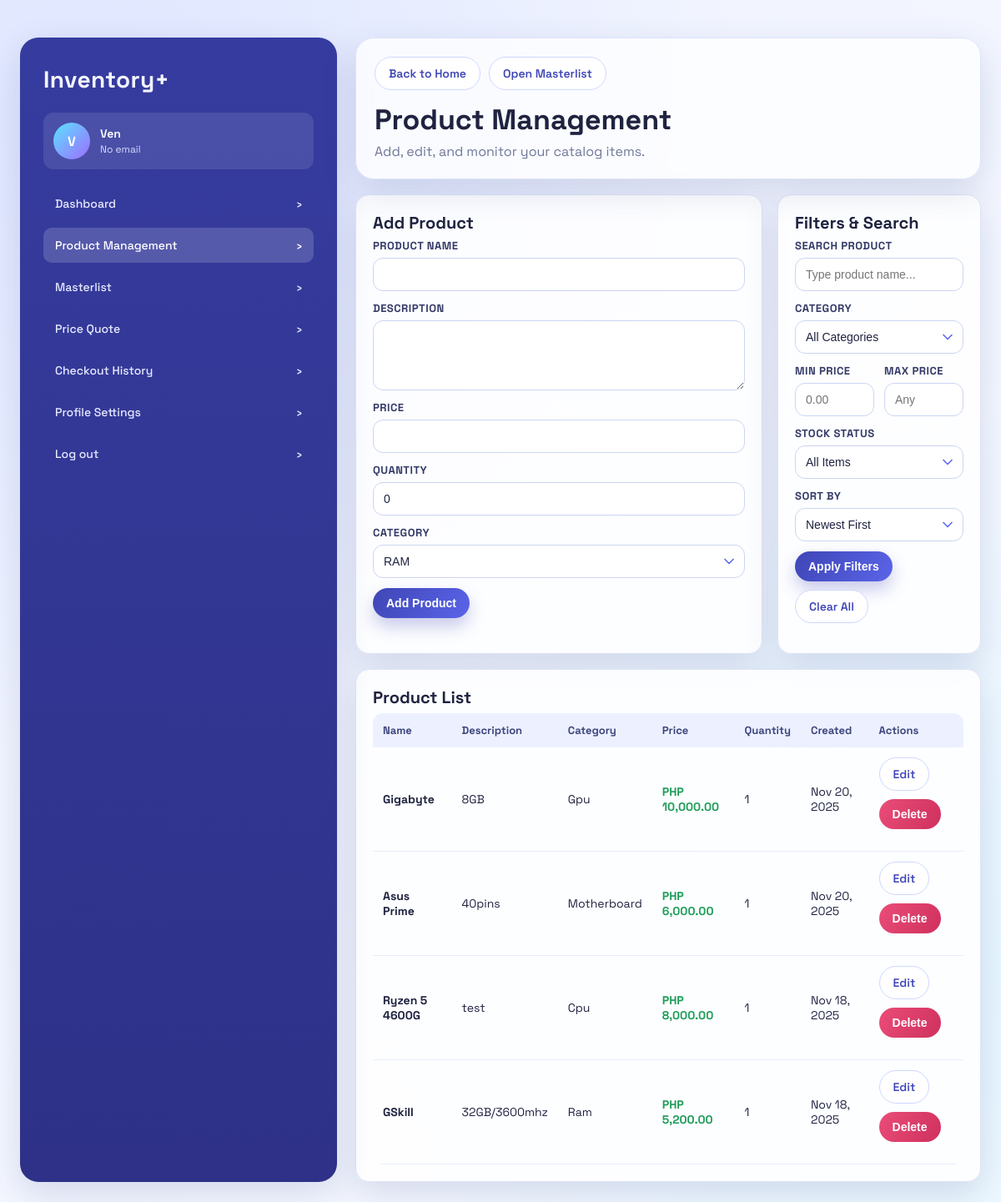
The app's page /product/ (signed in), older data.
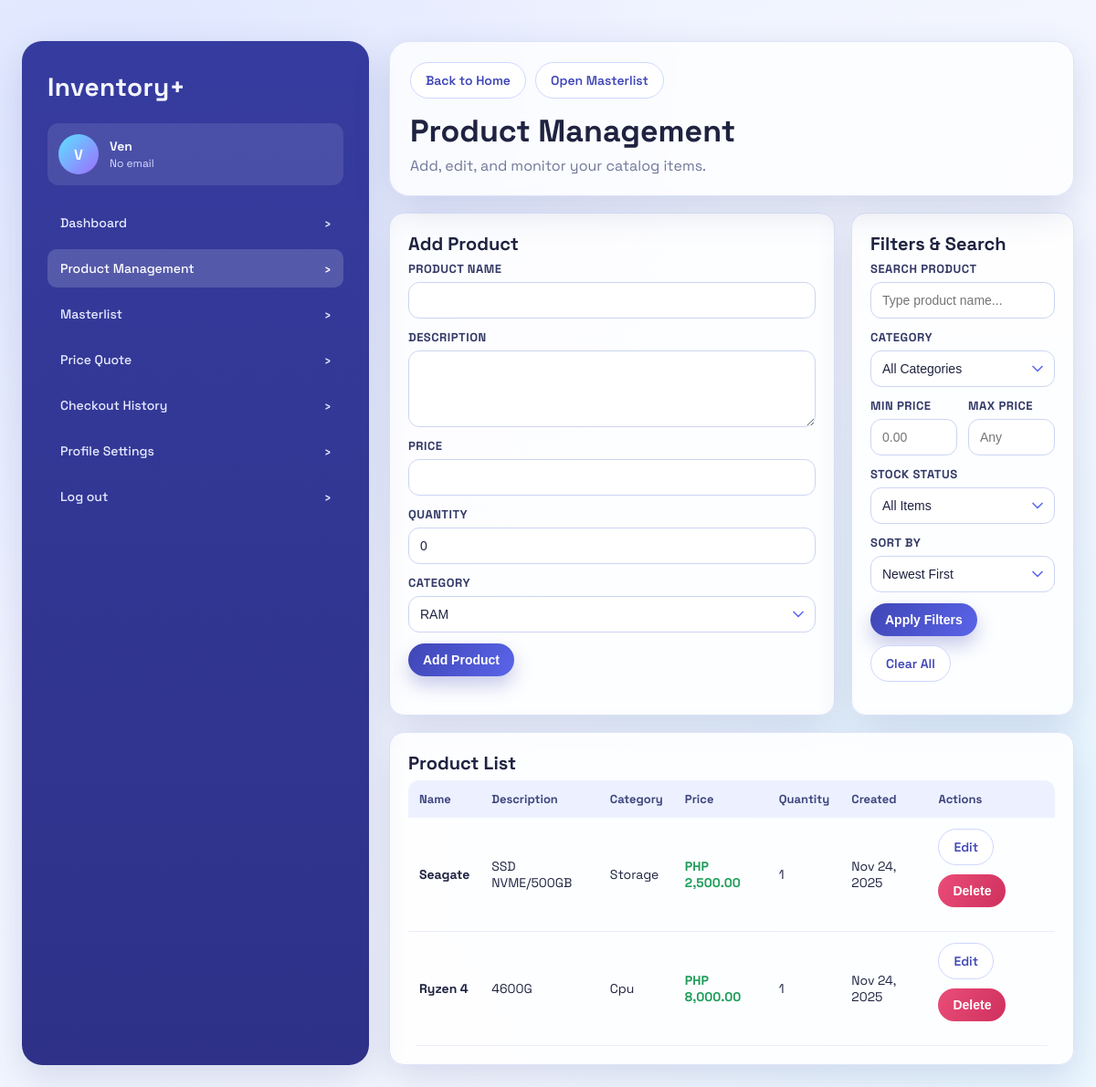
The same page, newer data.
### Base/models.py (models this page shows, shortened)
class Product(models.Model):
    name = models.CharField(max_length=200)
    description = models.TextField(blank=True, null=True)
    price = models.DecimalField(max_digits=10, decimal_places=2)
    quantity = models.IntegerField(default=0)
    category = models.CharField(max_length=50, choices=CATEGORY_CHOICES, default='ram')
    created_at = models.DateTimeField(auto_now_add=True)
    updated_at = models.DateTimeField(auto_now=True)

### Base/views.py (the view)
# urls.py: path('product/', views.product, name='product'),
@login_required
def product(request):
    products = Product.objects.all()
    search_query = request.GET.get('search', '')
    category_filter = request.GET.get('category', '')
    min_price = request.GET.get('min_price', '')
    max_price = request.GET.get('max_price', '')
    stock_status = request.GET.get('stock_status', '')
    sort_by = request.GET.get('sort', '-created_at')
    if search_query:
        products = products.filter(name__icontains=search_query)
    if category_filter:
        products = products.filter(category=category_filter)
    if min_price:
        try:
            products = products.filter(price__gte=Decimal(min_price))
        except (InvalidOperation, ValueError):
            pass
    if max_price:
        try:
            products = products.filter(price__lte=Decimal(max_price))
        except (InvalidOperation, ValueError):
            pass
    if stock_status == 'in_stock':
        products = products.filter(quantity__gt=0)
    elif stock_status == 'low_stock':
        products = products.filter(quantity__gt=0, quantity__lte=5)
    elif stock_status == 'out_of_stock':
        products = products.filter(quantity__lte=0)
    products = products.order_by(sort_by)
    return render(request, 'design/product.html', {
        'products': products,
        'search_query': search_query,
        'category_filter': category_filter,
        'min_price': min_price,
        'max_price': max_price,
        'stock_status': stock_status,
        'sort_by': sort_by,
    })

### Base/templates/design/product.html (shortened to what this page needs)
﻿{% load static humanize %}
<!DOCTYPE html>
<html lang="en">
<head>
    <link rel="stylesheet" href="{% static 'css/ui.css' %}">
</head>
<body>
<div class="page">
    <div class="app-shell">
        <aside class="sidebar">
            <div class="brand">Inventory+</div>
            <div class="profile-card">
                {% if user.profile.profile_picture %}
                    <img src="{{ user.profile.profile_picture.url }}" alt="Profile" class="avatar">
                {% else %}
                    <div class="avatar">{{ user.first_name|first|default:user.username|first|upper }}</div>
                {% endif %}
                <div class="profile-meta">
                    <h3>{% if user.first_name or user.last_name %}{{ user.first_name }} {{ user.last_name }}{% else %}{{ user.username }}{% endif %}</h3>
                    <p title="{{ user.email|default:'No email' }}">{{ user.email|default:"No email" }}</p>
                </div>
            </div>
            <ul class="nav-list">
                <li><a href="{% url 'landing' %}">Dashboard <span>›</span></a></li>
                <li><a class="active" href="{% url 'product' %}">Product Management <span>›</span></a></li>
                <li><a href="{% url 'category' %}">Masterlist <span>›</span></a></li>
                <li><a href="{% url 'pc-builder' %}">Price Quote <span>›</span></a></li>
                <li><a href="{% url 'checkout-history' %}">Checkout History <span>›</span></a></li>
                <li><a href="{% url 'profile-settings' %}">Profile Settings <span>›</span></a></li>
                <li><a href="{% url 'logout' %}">Log out <span>›</span></a></li>
            </ul>
        </aside>
        <main class="main-panel">
        <section class="topbar">
            <div class="actions">
                <a href="{% url 'landing' %}" class="btn btn-ghost">Back to Home</a>
                <a href="{% url 'category' %}" class="btn btn-ghost">Open Masterlist</a>
            </div>
            <h1 style="margin-top: 14px;">Product Management</h1>
            <p>Add, edit, and monitor your catalog items.</p>
        </section>
        <section class="content-grid">
            <article class="card">
                <h2 class="card-title">{% if editing_product %}Edit Product{% else %}Add Product{% endif %}</h2>
                <form method="POST" action="{% if editing_product %}{% url 'edit-product' editing_product.id %}{% if search_query or category_filter %}?{% if search_query %}search={{ search_query }}{% endif %}{% if category_filter %}{% if search_query %}&{% endif %}category={{ category_filter }}{% endif %}{% endif %}{% else %}{% url 'add-product' %}{% endif %}" class="forms-grid">
                    <div class="form-group">
                        <label for="name">Product Name</label>
                        <input type="text" id="name" name="name" required value="{% if editing_product %}{{ editing_product.name }}{% endif %}">
                    </div>
                    <div class="form-group">
                        <label for="description">Description</label>
                        <textarea id="description" name="description">{% if editing_product %}{{ editing_product.description }}{% endif %}</textarea>
                    </div>
                    <div class="form-group">
                        <label for="price">Price</label>
                        <input type="number" step="0.01" id="price" name="price" required value="{% if editing_product %}{{ editing_product.price }}{% endif %}">
                    </div>
                    <div class="form-group">
                        <label for="quantity">Quantity</label>
                        <input type="number" id="quantity" name="quantity" value="{% if editing_product %}{{ editing_product.quantity }}{% else %}0{% endif %}">
                    </div>
                    <div class="form-group">
                        <label for="category">Category</label>
                        <select id="category" name="category" required>
                            <option value="ram" {% if editing_product and editing_product.category == 'ram' %}selected{% endif %}>RAM</option>
                        </select>
                    </div>
                    <div class="actions">
                        <button type="submit" class="btn btn-primary">{% if editing_product %}Update Product{% else %}Add Product{% endif %}</button>
                    </div>
                </form>
            </article>
            <article class="card">
                <h2 class="card-title">Filters & Search</h2>
                <form method="GET" class="forms-grid">
                    <div class="form-group">
                        <label for="search">Search Product</label>
                        <input id="search" type="text" name="search" value="{{ search_query }}" placeholder="Type product name...">
                    </div>
                    <div class="form-group">
                        <label for="category">Category</label>
                        <select id="category" name="category">
                            <option value="">All Categories</option>
                        </select>
                    </div>
                    <div style="display: grid; grid-template-columns: 1fr 1fr; gap: 12px;">
                        <div class="form-group">
                            <label for="min_price">Min Price</label>
                            <input type="number" id="min_price" name="min_price" step="0.01" value="{{ min_price }}" placeholder="0.00">
                        </div>
                        <div class="form-group">
                            <label for="max_price">Max Price</label>
                            <input type="number" id="max_price" name="max_price" step="0.01" value="{{ max_price }}" placeholder="Any">
                        </div>
                    </div>
                    <div class="form-group">
                        <label for="stock_status">Stock Status</label>
                        <select id="stock_status" name="stock_status">
                            <option value="">All Items</option>
                        </select>
                    </div>
                    <div class="form-group">
                        <label for="sort">Sort By</label>
                        <select id="sort" name="sort">
                            <option value="-created_at" {% if sort_by == '-created_at' %}selected{% endif %}>Newest First</option>
                        </select>
                    </div>
                    <div class="actions">
                        <button type="submit" class="btn btn-primary">Apply Filters</button>
                        <a href="{% url 'product' %}" class="btn btn-ghost">Clear All</a>
                    </div>
                </form>
            </article>
        </section>
        <section class="card">
            <h2 class="card-title">Product List</h2>
            <div class="table-wrap">
                <table>
                    <thead>
                        <tr>
                            <th>Name</th>
                            <th>Description</th>
                            <th>Category</th>
                            <th>Price</th>
                            <th>Quantity</th>
                            <th>Created</th>
                            <th>Actions</th>
                        </tr>
                    </thead>
                    <tbody>
                        {% for product in products %}
                        <tr>
                            <td><strong>{{ product.name }}</strong></td>
                            <td>{{ product.description|default:"-" }}</td>
                            <td>{{ product.category|title }}</td>
                            <td><span class="text-success">PHP {{ product.price|floatformat:2|intcomma }}</span></td>
                            <td>{{ product.quantity }}</td>
                            <td>{{ product.created_at|date:"M d, Y" }}</td>
                            <td>
                                <div class="actions">
                                    <a href="{% url 'edit-product' product.id %}" class="btn btn-ghost">Edit</a>
                                    <form method="POST" action="{% url 'delete-product' product.id %}" style="display:inline;">
                                        <button type="submit" class="btn btn-danger" onclick="return confirm('Are you sure you want to delete {{ product.name }}?')">Delete</button>
                                    </form>
                                </div>
                            </td>
                        </tr>
                        {% empty %}
                        <tr>
                            <td colspan="7" class="muted">No results found.</td>
                        </tr>
                        {% endfor %}
                    </tbody>
                </table>
            </div>
        </section>
        </main>
    </div>
</div>
</body>
</html>

### Base/static/css/ui.css (style rules this page uses)
* { box-sizing: border-box; }
html, body { margin: 0; padding: 0; }
body { font-family: "Space Grotesk", "Segoe UI", sans-serif; color: var(--text-strong); background: radial-gradient(circle at 10% 10%, #dfe6ff 0%, rgba(223, 230, 255, 0) 45%), radial-gradient(circle at 90% 80%, #e4f6ff 0%, rgba(228, 246, 255, 0) 42%), linear-gradient(135deg, var(--bg-1), var(--bg-2)); min-height: 100vh; }
a { color: inherit; text-decoration: none; }
.page { padding: 24px; }
.app-shell { max-width: 1320px; margin: 0 auto; display: grid; grid-template-columns: 380px 1fr; gap: 22px; }
.sidebar { background: linear-gradient(180deg, #363c9f 0%, #2e3187 100%); color: #f3f5ff; border-radius: var(--radius-xl); padding: 32px 28px; box-shadow: var(--shadow); min-height: 100vh; position: sticky; top: 0; }
.avatar { width: 48px; height: 48px; }
.brand { font-size: 28px; font-weight: 700; letter-spacing: 0.4px; margin-bottom: 22px; }
.profile-card { display: flex; align-items: center; gap: 12px; padding: 12px; border-radius: var(--radius-md); background: rgba(255, 255, 255, 0.1); margin-bottom: 20px; }
.avatar { width: 44px; height: 44px; border-radius: 50%; background: linear-gradient(135deg, #5be2ff, #9f6dff); display: flex; align-items: center; justify-content: center; font-weight: 700; color: #fff; object-fit: cover; }
.profile-meta { flex: 1; min-width: 0; }
.profile-meta h3 { margin: 0; font-size: 14px; overflow: hidden; text-overflow: ellipsis; white-space: nowrap; }
.profile-meta p { margin: 2px 0 0; font-size: 12px; color: #d6dbff; white-space: nowrap; overflow: hidden; text-overflow: ellipsis; }
.nav-list { list-style: none; margin: 20px 0 0; padding: 0; display: grid; gap: 8px; }
.nav-list a { display: flex; align-items: center; justify-content: space-between; padding: 12px 14px; border-radius: 10px; color: #e8ebff; font-weight: 500; font-size: 14px; }
.nav-list a:hover, .nav-list a.active { background: rgba(255, 255, 255, 0.16); color: #fff; }
.main-panel { display: grid; gap: 18px; align-content: start; }
.topbar { background: rgba(255, 255, 255, 0.76); border: 1px solid var(--border); border-radius: var(--radius-xl); box-shadow: var(--shadow); padding: 22px; backdrop-filter: blur(8px); }
.topbar h1 { margin: 6px 0; font-size: 34px; }
.topbar p { margin: 0; color: var(--text-muted); }
.content-grid { display: grid; grid-template-columns: 2fr 1fr; gap: 18px; }
.card, .panel { background: rgba(255, 255, 255, 0.88); border: 1px solid var(--border); border-radius: var(--radius-lg); box-shadow: var(--shadow); padding: 20px; }
.card-title { font-size: 20px; margin: 0 0 6px; }
.actions { display: flex; flex-wrap: wrap; gap: 10px; }
.btn { border: none; border-radius: 999px; padding: 10px 16px; font-size: 14px; font-weight: 600; cursor: pointer; transition: transform 0.18s ease, box-shadow 0.18s ease; display: inline-flex; align-items: center; justify-content: center; gap: 8px; }
.btn-primary { background: linear-gradient(120deg, var(--primary), var(--primary-2)); color: #fff; box-shadow: 0 10px 20px rgba(63, 70, 182, 0.28); }
.btn-ghost { background: #fff; color: var(--primary); border: 1px solid #cfd7ff; }
.btn-danger { background: linear-gradient(120deg, #ea4d78, #cf305e); color: #fff; }
.text-success { color: var(--success); font-weight: 700; }
.forms-grid { display: grid; gap: 12px; }
.form-group { display: grid; gap: 6px; }
label { font-size: 13px; font-weight: 700; color: #343a67; text-transform: uppercase; letter-spacing: 0.5px; }
input[type="text"], input[type="email"], input[type="number"], input[type="password"], input[type="file"], textarea, select { width: 100%; border: 1px solid #ccd5f3; border-radius: 12px; padding: 11px 12px; font-size: 14px; background: #fff; color: var(--text-strong); transition: all 0.2s ease; }
select { appearance: none; background-repeat: no-repeat; background-position: right 8px center; background-size: 20px; padding-right: 36px; }
textarea { min-height: 84px; resize: vertical; }
table { width: 100%; border-collapse: separate; border-spacing: 0; overflow: hidden; border-radius: 12px; }
thead th { text-align: left; padding: 12px; background: #edf1ff; color: #3e467e; font-size: 13px; }
tbody td { padding: 12px; border-bottom: 1px solid #e9edfb; font-size: 14px; }
.table-wrap { overflow-x: auto; }
.card { transition: all 0.2s ease; }

Row changes from the older to the newer data that the page shows:
removed Product: name "Gigabyte", description "8GB", category "Gpu", price "10,000.00", quantity "1", created_at "Nov 20, 2025"
removed Product: name "Asus Prime", description "40pins", category "Motherboard", price "6,000.00", quantity "1", created_at "Nov 20, 2025"
removed Product: name "Ryzen 5 4600G", description "test", category "Cpu", price "8,000.00", quantity "1", created_at "Nov 18, 2025"
removed Product: name "GSkill", description "32GB/3600mhz", category "Ram", price "5,200.00", quantity "1", created_at "Nov 18, 2025"
added Product: name "Seagate", description "SSD NVME/500GB", category "Storage", price "2,500.00", quantity "1", created_at "Nov 24, 2025"
added Product: name "Ryzen 4", description "4600G", category "Cpu", price "8,000.00", quantity "1", created_at "Nov 24, 2025"
